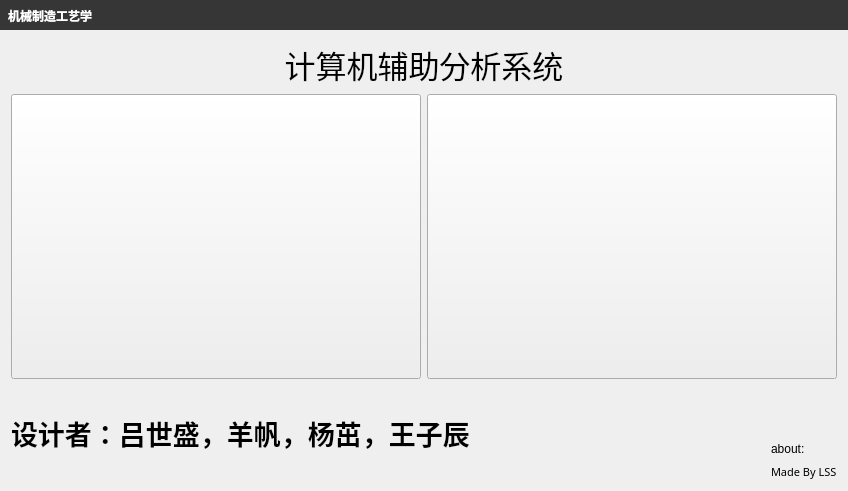
<?xml version="1.0" encoding="UTF-8"?>
<ui version="4.0">
 <class>MainWindow</class>
 <widget class="QMainWindow" name="MainWindow">
  <property name="geometry">
   <rect>
    <x>0</x>
    <y>0</y>
    <width>848</width>
    <height>491</height>
   </rect>
  </property>
  <property name="windowTitle">
   <string>MainWindow</string>
  </property>
  <widget class="QWidget" name="centralWidget">
   <layout class="QVBoxLayout" name="verticalLayout">
    <property name="spacing">
     <number>0</number>
    </property>
    <property name="leftMargin">
     <number>0</number>
    </property>
    <property name="topMargin">
     <number>0</number>
    </property>
    <property name="rightMargin">
     <number>0</number>
    </property>
    <property name="bottomMargin">
     <number>0</number>
    </property>
    <item>
     <widget class="QWidget" name="widgetTitle" native="true">
      <property name="minimumSize">
       <size>
        <width>0</width>
        <height>30</height>
       </size>
      </property>
      <property name="maximumSize">
       <size>
        <width>16777215</width>
        <height>30</height>
       </size>
      </property>
      <property name="styleSheet">
       <string notr="true">QWidget#widgetTitle{background:#363636;}
QLabel#labelTitle{color:white;padding:8px 0px 5px;}
QPushButton#btnMin,QPushButton#btnMax,QPushButton#btnExit{
        border-radius:0px;
        color: #F0F0F0;
        background-color:rgba(0,0,0,0);
        border-style:none;
    }
QPushButton#btnMin:hover,QPushButton#btnMax:hover{
        background-color: qlineargradient(spread:pad, x1:0, y1:1, x2:0, y2:0, stop:0 rgba(25, 134, 199, 0), stop:1 #5CACEE);
    }
QPushButton#btnExit:hover{
        background-color: qlineargradient(spread:pad, x1:0, y1:1, x2:0, y2:0, stop:0 rgba(238, 0, 0, 128), stop:1 rgba(238, 44, 44, 255));
    }</string>
      </property>
      <layout class="QHBoxLayout" name="horizontalLayout">
       <property name="spacing">
        <number>0</number>
       </property>
       <property name="leftMargin">
        <number>5</number>
       </property>
       <property name="topMargin">
        <number>0</number>
       </property>
       <property name="rightMargin">
        <number>0</number>
       </property>
       <property name="bottomMargin">
        <number>2</number>
       </property>
       <item>
        <widget class="QLabel" name="labelTitle">
         <property name="font">
          <font>
           <family>宋体</family>
           <pointsize>9</pointsize>
           <weight>75</weight>
           <bold>true</bold>
          </font>
         </property>
         <property name="styleSheet">
          <string notr="true"/>
         </property>
         <property name="text">
          <string>机械制造工艺学</string>
         </property>
        </widget>
       </item>
       <item>
        <widget class="QPushButton" name="btnMin">
         <property name="sizePolicy">
          <sizepolicy hsizetype="Fixed" vsizetype="Fixed">
           <horstretch>0</horstretch>
           <verstretch>0</verstretch>
          </sizepolicy>
         </property>
         <property name="minimumSize">
          <size>
           <width>30</width>
           <height>30</height>
          </size>
         </property>
         <property name="maximumSize">
          <size>
           <width>30</width>
           <height>30</height>
          </size>
         </property>
         <property name="toolTip">
          <string>最小化</string>
         </property>
         <property name="text">
          <string/>
         </property>
         <property name="autoDefault">
          <bool>true</bool>
         </property>
         <property name="flat">
          <bool>true</bool>
         </property>
        </widget>
       </item>
       <item>
        <widget class="QPushButton" name="btnMax">
         <property name="sizePolicy">
          <sizepolicy hsizetype="Fixed" vsizetype="Fixed">
           <horstretch>0</horstretch>
           <verstretch>0</verstretch>
          </sizepolicy>
         </property>
         <property name="minimumSize">
          <size>
           <width>30</width>
           <height>30</height>
          </size>
         </property>
         <property name="maximumSize">
          <size>
           <width>30</width>
           <height>30</height>
          </size>
         </property>
         <property name="toolTip">
          <string>最大化</string>
         </property>
         <property name="text">
          <string/>
         </property>
         <property name="autoDefault">
          <bool>true</bool>
         </property>
         <property name="flat">
          <bool>true</bool>
         </property>
        </widget>
       </item>
       <item>
        <widget class="QPushButton" name="btnExit">
         <property name="sizePolicy">
          <sizepolicy hsizetype="Fixed" vsizetype="Fixed">
           <horstretch>0</horstretch>
           <verstretch>0</verstretch>
          </sizepolicy>
         </property>
         <property name="minimumSize">
          <size>
           <width>30</width>
           <height>30</height>
          </size>
         </property>
         <property name="maximumSize">
          <size>
           <width>30</width>
           <height>30</height>
          </size>
         </property>
         <property name="toolTip">
          <string>退出</string>
         </property>
         <property name="text">
          <string/>
         </property>
         <property name="autoDefault">
          <bool>true</bool>
         </property>
         <property name="flat">
          <bool>true</bool>
         </property>
        </widget>
       </item>
      </layout>
     </widget>
    </item>
    <item>
     <widget class="QWidget" name="widget" native="true">
      <layout class="QVBoxLayout" name="verticalLayout_2" stretch="1,6,2">
       <item>
        <widget class="QLabel" name="label_6">
         <property name="font">
          <font>
           <family>微软雅黑</family>
           <pointsize>23</pointsize>
          </font>
         </property>
         <property name="text">
          <string>计算机辅助分析系统</string>
         </property>
         <property name="alignment">
          <set>Qt::AlignCenter</set>
         </property>
        </widget>
       </item>
       <item>
        <layout class="QHBoxLayout" name="horizontalLayout_4">
         <item>
          <widget class="QPushButton" name="normalBt">
           <property name="sizePolicy">
            <sizepolicy hsizetype="Preferred" vsizetype="Preferred">
             <horstretch>0</horstretch>
             <verstretch>0</verstretch>
            </sizepolicy>
           </property>
           <property name="minimumSize">
            <size>
             <width>100</width>
             <height>100</height>
            </size>
           </property>
           <property name="autoFillBackground">
            <bool>false</bool>
           </property>
           <property name="styleSheet">
            <string notr="true">border-image:url(:/image/normalbt.png)</string>
           </property>
           <property name="text">
            <string/>
           </property>
          </widget>
         </item>
         <item>
          <widget class="QPushButton" name="fittingBt">
           <property name="sizePolicy">
            <sizepolicy hsizetype="Minimum" vsizetype="Preferred">
             <horstretch>0</horstretch>
             <verstretch>0</verstretch>
            </sizepolicy>
           </property>
           <property name="minimumSize">
            <size>
             <width>100</width>
             <height>100</height>
            </size>
           </property>
           <property name="maximumSize">
            <size>
             <width>100000</width>
             <height>10000</height>
            </size>
           </property>
           <property name="styleSheet">
            <string notr="true">border-image:url(:/image/fittingbt.png)</string>
           </property>
           <property name="text">
            <string/>
           </property>
          </widget>
         </item>
        </layout>
       </item>
       <item>
        <layout class="QHBoxLayout" name="horizontalLayout_5" stretch="2,2,0">
         <item>
          <widget class="QLabel" name="label_3">
           <property name="font">
            <font>
             <family>微软雅黑</family>
             <pointsize>20</pointsize>
             <weight>75</weight>
             <bold>true</bold>
            </font>
           </property>
           <property name="text">
            <string>设计者：吕世盛，羊帆，杨茁，王子辰</string>
           </property>
          </widget>
         </item>
         <item>
          <widget class="QLabel" name="label_2">
           <property name="font">
            <font>
             <family>微软雅黑</family>
             <pointsize>20</pointsize>
             <weight>75</weight>
             <bold>true</bold>
            </font>
           </property>
           <property name="text">
            <string/>
           </property>
          </widget>
         </item>
         <item>
          <layout class="QVBoxLayout" name="verticalLayout_3" stretch="3,1,1">
           <item>
            <widget class="QLabel" name="label_5">
             <property name="text">
              <string/>
             </property>
            </widget>
           </item>
           <item>
            <widget class="QLabel" name="label_4">
             <property name="text">
              <string>about:</string>
             </property>
            </widget>
           </item>
           <item>
            <widget class="QLabel" name="label">
             <property name="font">
              <font>
               <family>微软雅黑</family>
               <pointsize>8</pointsize>
              </font>
             </property>
             <property name="text">
              <string>Made By LSS</string>
             </property>
            </widget>
           </item>
          </layout>
         </item>
        </layout>
       </item>
      </layout>
     </widget>
    </item>
   </layout>
  </widget>
 </widget>
 <layoutdefault spacing="6" margin="11"/>
 <resources/>
 <connections/>
</ui>
